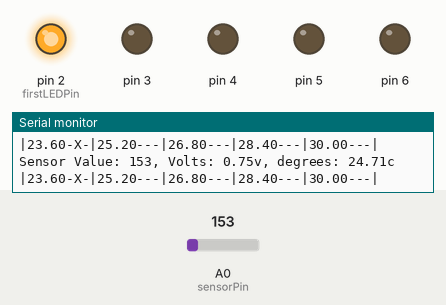
The sketch below on a simulated Arduino Uno, built with avr-gcc and run on an emulated ATmega328P. Parts: output pins drawn as LEDs (lit = HIGH), the last lines printed to the serial monitor. The inputs (shaded band) are chosen by the test bench; at power-on: A0 (sensorPin) = 153.

Above: at 1.5 s.
1.6 s: A0 (sensorPin) set to 155
At 3.1 s:
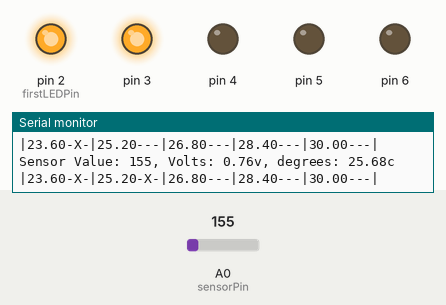
3.8 s: A0 (sensorPin) set to 165
At 4.4 s:
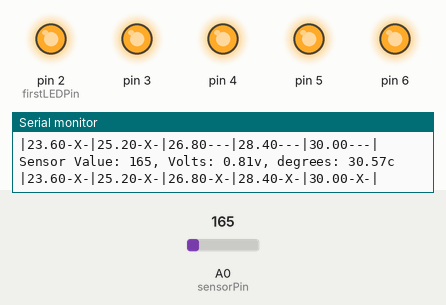
5.4 s: A0 (sensorPin) set to 133
At 6.7 s:
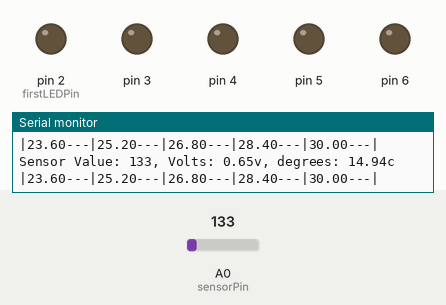
7.0 s: A0 (sensorPin) set to 175
At 8.1 s:
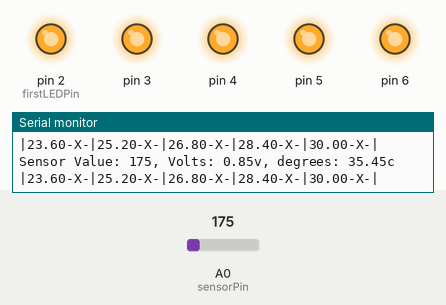
8.5 s: A0 (sensorPin) set to 114
At 9.4 s:
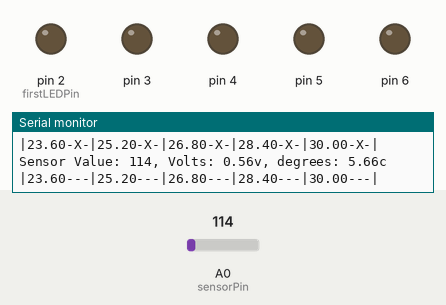
Timing chart, 0 to 11.1 s (numbered marks = the images above; inputs shaded):
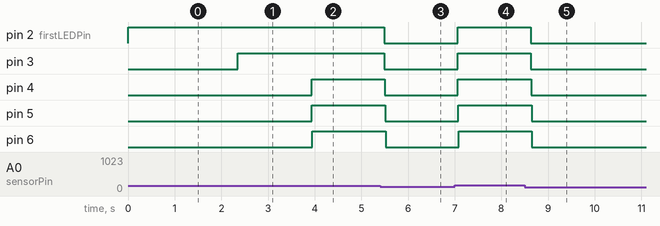

Measured:
- the behaviour switches between 154 and 155 on A0 (sensorPin) (found by bisection; images 0 and 1)
- after the input at 1.6 s, pin 3: LOW → HIGH after 0.76 s
- after the input at 3.8 s, pin 4: LOW → HIGH after 0.13 s; pin 5: LOW → HIGH after 0.14 s; pin 6: LOW → HIGH after 0.15 s
- after the input at 5.4 s, pin 2 (firstLEDPin), pin 3: HIGH → LOW after 0.09 s; pin 4: HIGH → LOW after 0.10 s; pin 5: HIGH → LOW after 0.11 s; pin 6: HIGH → LOW after 0.12 s
- after the input at 7.0 s, pin 2 (firstLEDPin), pin 3: LOW → HIGH after 0.06 s; pin 4: LOW → HIGH after 0.07 s; pin 5: LOW → HIGH after 0.08 s; pin 6: LOW → HIGH after 0.09 s
- after the input at 8.5 s, pin 2 (firstLEDPin), pin 3: HIGH → LOW after 0.13 s; pin 4: HIGH → LOW after 0.14 s; pin 5: HIGH → LOW after 0.15 s; pin 6: HIGH → LOW after 0.16 s

The sketch:

project-03.ino
```cpp
/*
|--------------------------------------------------------------------------
| Project 03 - Love-o-Meter
|--------------------------------------------------------------------------
|
| Use Arduino's built-in Analog-to-Digital Converter (ADC) to read your
| skin temperature. Analog pins A0-A5 can report back values between
| 0-1023, which maps to a range from 0 volts to 5 volts.
|
*/

// Constants (pins)
const int   sensorPin     = A0;   // Pin where the temperature sensor is attached
const int   firstLEDPin   = 2;    // First Digital pin used for the LED thermometer
const int   numOfLEDs     = 5;    // Total number of LEDs used to build the thermometer
                                  // In the book there are only 3 LEDs, I use 5 as example
                                  // The digital pins used must be consecutive 2,3,4,5,6...
const float minTempValue  = 22.0; // Minimum threshold temperature of the LED thermometer
const float maxTempValue  = 30.0; // Maximum threshold temperature of the LED thermometer
const int   checkInterval = 750;  // Time interval (in miliseconds) between readings


/*
 * Setup the LED pins as OUTPUTs and set their value to LOW.
 * The first pin is 2 and the las is 2+numOfLEDs
 */
void setupLEDs(){
  for(int pinNumber = firstLEDPin; pinNumber < numOfLEDs+firstLEDPin; pinNumber++){
    pinMode(pinNumber, OUTPUT);
    digitalWrite(pinNumber, LOW);
  }
}


/*
 * Enable or disable LEDs according to the current temperature.
 * Using the current temperature, we will turn the LEDs on or off
 */
void writeLEDs(float temperature) {

  // Find the range of temperature to display
  int tempDifference = maxTempValue - minTempValue;

  // Find threshold increment
  float tempInterval = tempDifference / (float) numOfLEDs;

  Serial.print("|");

  // For each LED
  for(int nLED = 1; nLED <= numOfLEDs; nLED++){

    // Find min threshold temperature
    float minTempLED= minTempValue + (tempInterval * (float) nLED);

    // The LED pin is the number of the LED in the loop + 1
    int nLEDPin = nLED+1;

    Serial.print(minTempLED);

    // If we are over the threshold temperature
    if(temperature >= minTempLED) {

      // Light up the LED
      digitalWrite(nLEDPin, HIGH);
      Serial.print("-X-");

    } else {

      // Turn off the LED
      digitalWrite(nLEDPin, LOW);
      Serial.print("---");

    }

    Serial.print("|");

  }

  Serial.println();

}


// Setup code, run once
void setup() {

  // Setup reading speed of the serial port
  Serial.begin(9600);

  // Prepare the pins
  setupLEDs();

}


// Main code, run repeatedly
void loop() {

  // Get the analog reading from the sensor (TMP36)
  // The value is an integer, between 0 and 1023,
  int sensorVal = analogRead(sensorPin);

  Serial.print("Sensor Value: ");
  Serial.print(sensorVal);

  // Convert the value to Volts which is based
  // off the reference voltage (5.0V)
  float voltage = (sensorVal/1024.0) * 5.0;

  Serial.print(", Volts: ");
  Serial.print(voltage);
  Serial.print("v");

  // Find out the real temperature in celsius
  // The resolution is 10 mV / degree centigrade with
  // a 500 mV offset to allow for negative temperatures
  // Converting from 10 mV per degree wit 500 mV offset
  // to degrees ((volatge - 500mV) times 100)
  float temperature = (voltage - 0.5) * 100;

  Serial.print(", degrees: ");
  Serial.print(temperature);
  Serial.println("c");

  // Light up the LEDs according to the real temperature
  writeLEDs(temperature);

  //delay the reading
  delay(checkInterval);

}
```
